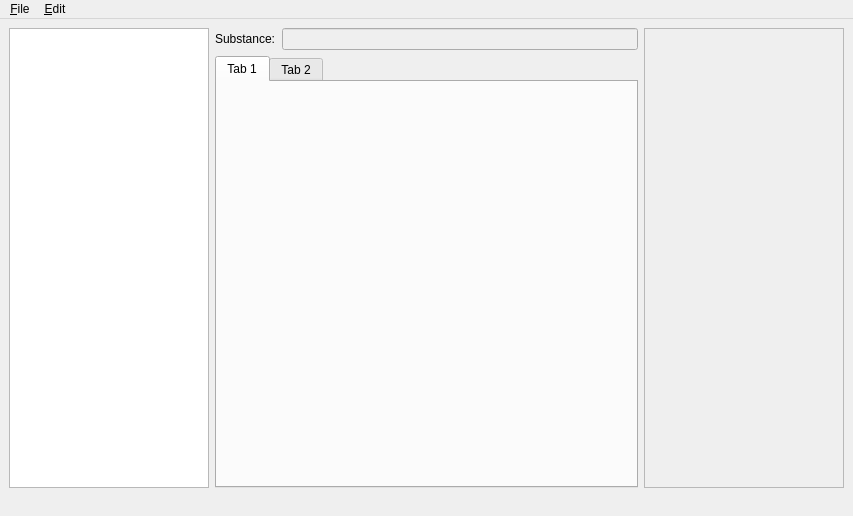
<?xml version="1.0" encoding="UTF-8"?>
<ui version="4.0">
 <class>QProceduralMaterialEditorMainWindow</class>
 <widget class="QMainWindow" name="QProceduralMaterialEditorMainWindow">
  <property name="geometry">
   <rect>
    <x>0</x>
    <y>0</y>
    <width>853</width>
    <height>516</height>
   </rect>
  </property>
  <property name="windowTitle">
   <string>MainWindow</string>
  </property>
  <widget class="QWidget" name="centralwidget">
   <layout class="QHBoxLayout" name="horizontalLayout">
    <item>
     <widget class="QTreeView" name="treeFiles">
      <property name="maximumSize">
       <size>
        <width>200</width>
        <height>16777215</height>
       </size>
      </property>
      <property name="indentation">
       <number>10</number>
      </property>
      <property name="headerHidden">
       <bool>true</bool>
      </property>
     </widget>
    </item>
    <item>
     <layout class="QVBoxLayout" name="verticalLayout">
      <item>
       <layout class="QFormLayout" name="formLayout">
        <item row="0" column="0">
         <widget class="QLabel" name="label_Substance">
          <property name="text">
           <string>Substance:</string>
          </property>
         </widget>
        </item>
        <item row="0" column="1">
         <widget class="QLineEdit" name="edit_Substance">
          <property name="enabled">
           <bool>false</bool>
          </property>
          <property name="readOnly">
           <bool>true</bool>
          </property>
         </widget>
        </item>
       </layout>
      </item>
      <item>
       <widget class="AzQtComponents::TabWidget" name="tabProperties">
        <widget class="QWidget" name="tab">
         <attribute name="title">
          <string>Tab 1</string>
         </attribute>
        </widget>
        <widget class="QWidget" name="tab_2">
         <attribute name="title">
          <string>Tab 2</string>
         </attribute>
        </widget>
       </widget>
      </item>
     </layout>
    </item>
    <item>
     <widget class="QScrollArea" name="scrollPreview">
      <property name="maximumSize">
       <size>
        <width>200</width>
        <height>16777215</height>
       </size>
      </property>
      <property name="widgetResizable">
       <bool>true</bool>
      </property>
      <widget class="QWidget" name="scrollAreaWidgetContents">
       <property name="geometry">
        <rect>
         <x>0</x>
         <y>0</y>
         <width>198</width>
         <height>455</height>
        </rect>
       </property>
      </widget>
     </widget>
    </item>
   </layout>
  </widget>
  <widget class="QMenuBar" name="menubar">
   <property name="enabled">
    <bool>true</bool>
   </property>
   <property name="geometry">
    <rect>
     <x>0</x>
     <y>0</y>
     <width>853</width>
     <height>21</height>
    </rect>
   </property>
   <widget class="QMenu" name="menu_Edit">
    <property name="title">
     <string>&amp;Edit</string>
    </property>
   </widget>
   <widget class="QMenu" name="menu_File">
    <property name="title">
     <string>&amp;File</string>
    </property>
    <addaction name="action_Import_Substance"/>
    <addaction name="separator"/>
    <addaction name="action_Export_Textures"/>
    <addaction name="action_Delete_Substance"/>
    <addaction name="separator"/>
    <addaction name="action_Save"/>
    <addaction name="action_Save_As"/>
   </widget>
   <addaction name="menu_File"/>
   <addaction name="menu_Edit"/>
  </widget>
  <widget class="QStatusBar" name="statusbar">
   <property name="sizeGripEnabled">
    <bool>false</bool>
   </property>
  </widget>
  <action name="menuFile_Close">
   <property name="text">
    <string>&amp;Close</string>
   </property>
   <property name="statusTip">
    <string>Close Substance Editor</string>
   </property>
  </action>
  <action name="action_Import_Substance">
   <property name="text">
    <string>&amp;Import Substance...</string>
   </property>
  </action>
  <action name="action_Save">
   <property name="text">
    <string>&amp;Save</string>
   </property>
  </action>
  <action name="action_Save_As">
   <property name="text">
    <string>Save &amp;As...</string>
   </property>
  </action>
  <action name="action_Delete_Substance">
   <property name="text">
    <string>&amp;Delete Substance</string>
   </property>
  </action>
  <action name="action_Export_Textures">
   <property name="text">
    <string>&amp;Export Textures...</string>
   </property>
  </action>
 </widget>
 <customwidgets>
  <customwidget>
   <class>AzQtComponents::TabWidget</class>
   <extends>QTabWidget</extends>
   <header location="global">AzQtComponents/Components/Widgets/TabWidget.h</header>
   <container>1</container>
  </customwidget>
 </customwidgets>
 <resources/>
 <connections/>
</ui>
